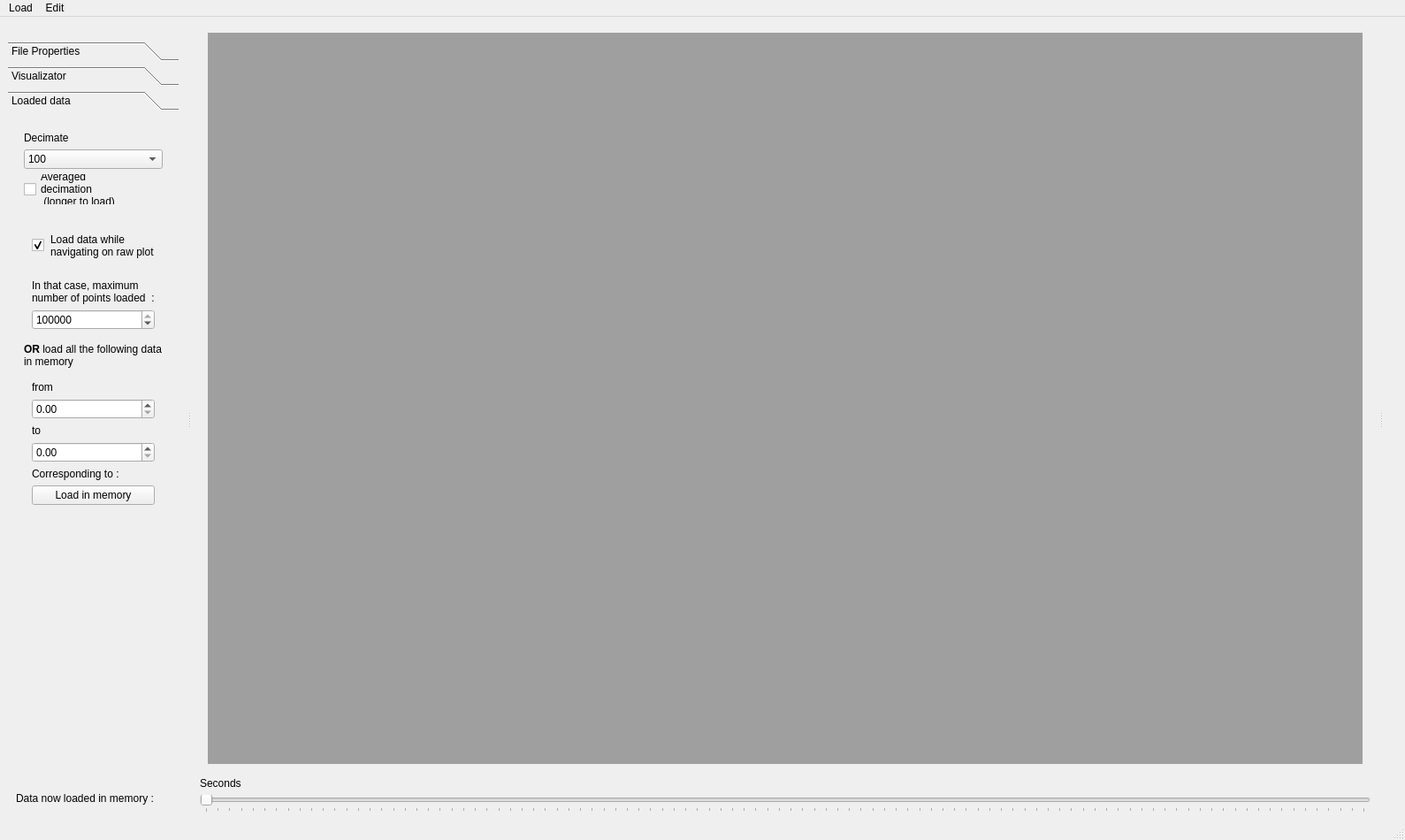
<?xml version="1.0" encoding="UTF-8"?>
<ui version="4.0">
 <class>MainWindow</class>
 <widget class="QMainWindow" name="MainWindow">
  <property name="geometry">
   <rect>
    <x>0</x>
    <y>0</y>
    <width>1589</width>
    <height>950</height>
   </rect>
  </property>
  <property name="windowTitle">
   <string>MainWindow</string>
  </property>
  <widget class="QWidget" name="centralwidget">
   <layout class="QVBoxLayout" name="verticalLayout_11">
    <item>
     <widget class="QWidget" name="widget_10" native="true">
      <layout class="QHBoxLayout" name="horizontalLayout_6">
       <item>
        <widget class="QMdiArea" name="mdiArea">
         <property name="viewMode">
          <enum>QMdiArea::SubWindowView</enum>
         </property>
         <property name="documentMode">
          <bool>true</bool>
         </property>
         <property name="tabsClosable">
          <bool>false</bool>
         </property>
         <property name="tabsMovable">
          <bool>false</bool>
         </property>
         <widget class="QWidget" name="Visualizator">
          <property name="contextMenuPolicy">
           <enum>Qt::NoContextMenu</enum>
          </property>
          <property name="windowTitle">
           <string>Raw data visualizator</string>
          </property>
          <layout class="QHBoxLayout" name="horizontalLayout">
           <item>
            <widget class="QChartView" name="rawview">
             <property name="contextMenuPolicy">
              <enum>Qt::DefaultContextMenu</enum>
             </property>
            </widget>
           </item>
          </layout>
         </widget>
        </widget>
       </item>
      </layout>
     </widget>
    </item>
    <item>
     <widget class="QLabel" name="label_10">
      <property name="text">
       <string>Seconds</string>
      </property>
     </widget>
    </item>
    <item>
     <widget class="QLabeledDoubleRangeSlider" name="DataSlider">
      <property name="tracking">
       <bool>true</bool>
      </property>
      <property name="orientation">
       <enum>Qt::Horizontal</enum>
      </property>
      <property name="invertedAppearance">
       <bool>false</bool>
      </property>
      <property name="invertedControls">
       <bool>false</bool>
      </property>
      <property name="tickPosition">
       <enum>QSlider::TicksBelow</enum>
      </property>
     </widget>
    </item>
   </layout>
  </widget>
  <widget class="QStatusBar" name="statusbar">
   <property name="sizeGripEnabled">
    <bool>true</bool>
   </property>
  </widget>
  <widget class="QDockWidget" name="dockWidget">
   <property name="minimumSize">
    <size>
     <width>145</width>
     <height>243</height>
    </size>
   </property>
   <property name="features">
    <set>QDockWidget::NoDockWidgetFeatures</set>
   </property>
   <attribute name="dockWidgetArea">
    <number>1</number>
   </attribute>
   <widget class="QWidget" name="dockWidgetContents">
    <layout class="QVBoxLayout" name="verticalLayout">
     <item>
      <widget class="QToolBox" name="toolBox_2">
       <property name="currentIndex">
        <number>2</number>
       </property>
       <widget class="QWidget" name="page_3">
        <property name="geometry">
         <rect>
          <x>0</x>
          <y>0</y>
          <width>229</width>
          <height>735</height>
         </rect>
        </property>
        <attribute name="label">
         <string>File Properties</string>
        </attribute>
        <layout class="QVBoxLayout" name="verticalLayout_2">
         <item>
          <widget class="QFrame" name="frame">
           <property name="maximumSize">
            <size>
             <width>16777215</width>
             <height>519</height>
            </size>
           </property>
           <property name="frameShape">
            <enum>QFrame::StyledPanel</enum>
           </property>
           <property name="frameShadow">
            <enum>QFrame::Raised</enum>
           </property>
           <layout class="QVBoxLayout" name="verticalLayout_3">
            <item>
             <widget class="QLabel" name="label">
              <property name="text">
               <string>**File Path**</string>
              </property>
              <property name="textFormat">
               <enum>Qt::MarkdownText</enum>
              </property>
             </widget>
            </item>
            <item>
             <widget class="QLineEdit" name="filepathdisplay">
              <property name="readOnly">
               <bool>true</bool>
              </property>
             </widget>
            </item>
            <item>
             <widget class="QLabel" name="label_2">
              <property name="text">
               <string>**Acquisition frequency**</string>
              </property>
              <property name="textFormat">
               <enum>Qt::MarkdownText</enum>
              </property>
              <property name="scaledContents">
               <bool>false</bool>
              </property>
              <property name="wordWrap">
               <bool>true</bool>
              </property>
             </widget>
            </item>
            <item>
             <widget class="QWidget" name="widget" native="true">
              <layout class="QHBoxLayout" name="horizontalLayout_3">
               <property name="leftMargin">
                <number>0</number>
               </property>
               <item>
                <widget class="QLineEdit" name="freqdisplay"/>
               </item>
               <item>
                <widget class="QLabel" name="label_4">
                 <property name="text">
                  <string>kHz</string>
                 </property>
                </widget>
               </item>
              </layout>
             </widget>
            </item>
            <item>
             <widget class="QLabel" name="label_5">
              <property name="text">
               <string>**Starting time**</string>
              </property>
              <property name="textFormat">
               <enum>Qt::MarkdownText</enum>
              </property>
              <property name="wordWrap">
               <bool>true</bool>
              </property>
             </widget>
            </item>
            <item>
             <widget class="QDateTimeEdit" name="startTimedisplay">
              <property name="readOnly">
               <bool>true</bool>
              </property>
             </widget>
            </item>
            <item>
             <widget class="QLabel" name="label_6">
              <property name="text">
               <string>**Length**</string>
              </property>
              <property name="textFormat">
               <enum>Qt::MarkdownText</enum>
              </property>
             </widget>
            </item>
            <item>
             <widget class="QWidget" name="widget_3" native="true">
              <layout class="QHBoxLayout" name="horizontalLayout_5">
               <property name="leftMargin">
                <number>0</number>
               </property>
               <item>
                <widget class="QLineEdit" name="lengthptsdisplay"/>
               </item>
               <item>
                <widget class="QLabel" name="label_7">
                 <property name="text">
                  <string>Pts</string>
                 </property>
                </widget>
               </item>
              </layout>
             </widget>
            </item>
            <item>
             <widget class="QWidget" name="widget_2" native="true">
              <layout class="QHBoxLayout" name="horizontalLayout_4">
               <property name="leftMargin">
                <number>0</number>
               </property>
               <item>
                <widget class="QLineEdit" name="lengthmindisplay"/>
               </item>
               <item>
                <widget class="QLabel" name="label_8">
                 <property name="text">
                  <string>minutes</string>
                 </property>
                </widget>
               </item>
              </layout>
             </widget>
            </item>
            <item>
             <widget class="QLabel" name="label_3">
              <property name="text">
               <string>**Number of TDMS groups in  file**</string>
              </property>
              <property name="textFormat">
               <enum>Qt::MarkdownText</enum>
              </property>
              <property name="wordWrap">
               <bool>true</bool>
              </property>
             </widget>
            </item>
            <item>
             <widget class="QLineEdit" name="groupnbdisplay"/>
            </item>
           </layout>
          </widget>
         </item>
        </layout>
       </widget>
       <widget class="QWidget" name="page_4">
        <property name="geometry">
         <rect>
          <x>0</x>
          <y>0</y>
          <width>127</width>
          <height>719</height>
         </rect>
        </property>
        <attribute name="label">
         <string>Visualizator</string>
        </attribute>
        <layout class="QVBoxLayout" name="verticalLayout_4">
         <item>
          <widget class="QFrame" name="frame_2">
           <property name="frameShape">
            <enum>QFrame::StyledPanel</enum>
           </property>
           <property name="frameShadow">
            <enum>QFrame::Raised</enum>
           </property>
           <layout class="QVBoxLayout" name="verticalLayout_5">
            <item>
             <widget class="QWidget" name="widget_5" native="true">
              <layout class="QVBoxLayout" name="verticalLayout_7">
               <item>
                <widget class="QLabel" name="labelchannel0">
                 <property name="text">
                  <string>TextLabel</string>
                 </property>
                </widget>
               </item>
               <item>
                <widget class="QComboBox" name="pol0">
                 <property name="editable">
                  <bool>false</bool>
                 </property>
                 <item>
                  <property name="text">
                   <string>90</string>
                  </property>
                 </item>
                 <item>
                  <property name="text">
                   <string>0</string>
                  </property>
                 </item>
                 <item>
                  <property name="text">
                   <string>45</string>
                  </property>
                 </item>
                 <item>
                  <property name="text">
                   <string>135</string>
                  </property>
                 </item>
                </widget>
               </item>
              </layout>
             </widget>
            </item>
            <item>
             <widget class="QWidget" name="widget_6" native="true">
              <layout class="QVBoxLayout" name="verticalLayout_8">
               <item>
                <widget class="QLabel" name="labelchannel1">
                 <property name="text">
                  <string>TextLabel</string>
                 </property>
                </widget>
               </item>
               <item>
                <widget class="QComboBox" name="pol1">
                 <property name="editable">
                  <bool>false</bool>
                 </property>
                 <item>
                  <property name="text">
                   <string>45</string>
                  </property>
                 </item>
                 <item>
                  <property name="text">
                   <string>135</string>
                  </property>
                 </item>
                 <item>
                  <property name="text">
                   <string>0</string>
                  </property>
                 </item>
                 <item>
                  <property name="text">
                   <string>90</string>
                  </property>
                 </item>
                </widget>
               </item>
              </layout>
             </widget>
            </item>
            <item>
             <widget class="QWidget" name="widget_4" native="true">
              <layout class="QVBoxLayout" name="verticalLayout_6">
               <item>
                <widget class="QLabel" name="labelchannel2">
                 <property name="text">
                  <string>TextLabel</string>
                 </property>
                </widget>
               </item>
               <item>
                <widget class="QComboBox" name="pol2">
                 <property name="editable">
                  <bool>false</bool>
                 </property>
                 <item>
                  <property name="text">
                   <string>135</string>
                  </property>
                 </item>
                 <item>
                  <property name="text">
                   <string>45</string>
                  </property>
                 </item>
                 <item>
                  <property name="text">
                   <string>0</string>
                  </property>
                 </item>
                 <item>
                  <property name="text">
                   <string>90</string>
                  </property>
                 </item>
                </widget>
               </item>
              </layout>
             </widget>
            </item>
            <item>
             <widget class="QWidget" name="widget_7" native="true">
              <layout class="QVBoxLayout" name="verticalLayout_9">
               <item>
                <widget class="QLabel" name="labelchannel3">
                 <property name="text">
                  <string>Visible</string>
                 </property>
                </widget>
               </item>
               <item>
                <widget class="QComboBox" name="pol3">
                 <property name="editable">
                  <bool>false</bool>
                 </property>
                 <item>
                  <property name="text">
                   <string>0</string>
                  </property>
                 </item>
                 <item>
                  <property name="text">
                   <string>45</string>
                  </property>
                 </item>
                 <item>
                  <property name="text">
                   <string>90</string>
                  </property>
                 </item>
                 <item>
                  <property name="text">
                   <string>135</string>
                  </property>
                 </item>
                </widget>
               </item>
              </layout>
             </widget>
            </item>
           </layout>
          </widget>
         </item>
        </layout>
       </widget>
       <widget class="QWidget" name="page_5">
        <property name="geometry">
         <rect>
          <x>-9</x>
          <y>0</y>
          <width>153</width>
          <height>702</height>
         </rect>
        </property>
        <attribute name="label">
         <string>Loaded data</string>
        </attribute>
        <layout class="QGridLayout" name="gridLayout">
         <item row="1" column="0">
          <widget class="QWidget" name="widget_8" native="true">
           <property name="maximumSize">
            <size>
             <width>16777215</width>
             <height>100</height>
            </size>
           </property>
           <layout class="QVBoxLayout" name="verticalLayout_10">
            <item>
             <widget class="QLabel" name="label_9">
              <property name="maximumSize">
               <size>
                <width>16777215</width>
                <height>100</height>
               </size>
              </property>
              <property name="text">
               <string>Decimate</string>
              </property>
             </widget>
            </item>
            <item>
             <widget class="QComboBox" name="decimatebox">
              <property name="currentText">
               <string>100</string>
              </property>
              <item>
               <property name="text">
                <string>100</string>
               </property>
              </item>
              <item>
               <property name="text">
                <string>50</string>
               </property>
              </item>
              <item>
               <property name="text">
                <string>20</string>
               </property>
              </item>
              <item>
               <property name="text">
                <string>10</string>
               </property>
              </item>
              <item>
               <property name="text">
                <string>5</string>
               </property>
              </item>
              <item>
               <property name="text">
                <string>2</string>
               </property>
              </item>
              <item>
               <property name="text">
                <string>1</string>
               </property>
              </item>
              <item>
               <property name="text">
                <string/>
               </property>
              </item>
             </widget>
            </item>
            <item>
             <widget class="QCheckBox" name="decimation_averaged">
              <property name="text">
               <string>Averaged 
decimation 
 (longer to load)</string>
              </property>
             </widget>
            </item>
           </layout>
          </widget>
         </item>
         <item row="4" column="0">
          <widget class="QWidget" name="widget_9" native="true"/>
         </item>
         <item row="2" column="0">
          <widget class="QWidget" name="widget_12" native="true">
           <layout class="QVBoxLayout" name="verticalLayout_14">
            <item>
             <widget class="QWidget" name="widget_14" native="true">
              <layout class="QHBoxLayout" name="horizontalLayout_2">
               <item>
                <widget class="QCheckBox" name="button_load_as_seen">
                 <property name="text">
                  <string/>
                 </property>
                 <property name="checked">
                  <bool>true</bool>
                 </property>
                </widget>
               </item>
               <item>
                <widget class="QLabel" name="label_15">
                 <property name="text">
                  <string>Load data while navigating on raw plot</string>
                 </property>
                 <property name="wordWrap">
                  <bool>true</bool>
                 </property>
                </widget>
               </item>
              </layout>
             </widget>
            </item>
            <item>
             <widget class="QWidget" name="widget_13" native="true">
              <layout class="QVBoxLayout" name="verticalLayout_15">
               <item>
                <widget class="QLabel" name="label_14">
                 <property name="text">
                  <string>In that case, maximum number of points loaded  :</string>
                 </property>
                 <property name="wordWrap">
                  <bool>true</bool>
                 </property>
                </widget>
               </item>
               <item>
                <widget class="QSpinBox" name="max_size">
                 <property name="maximum">
                  <number>10000000</number>
                 </property>
                 <property name="value">
                  <number>100000</number>
                 </property>
                </widget>
               </item>
              </layout>
             </widget>
            </item>
            <item>
             <widget class="QLabel" name="label_11">
              <property name="text">
               <string>&lt;b&gt;OR &lt;/b&gt; load all the following data in memory</string>
              </property>
              <property name="wordWrap">
               <bool>true</bool>
              </property>
             </widget>
            </item>
            <item>
             <widget class="QWidget" name="widget_11" native="true">
              <layout class="QVBoxLayout" name="verticalLayout_13">
               <item>
                <widget class="QLabel" name="label_12">
                 <property name="text">
                  <string>from</string>
                 </property>
                </widget>
               </item>
               <item>
                <widget class="QDoubleSpinBox" name="start_load_in_mem"/>
               </item>
               <item>
                <widget class="QLabel" name="label_13">
                 <property name="text">
                  <string>to</string>
                 </property>
                </widget>
               </item>
               <item>
                <widget class="QDoubleSpinBox" name="stop_load_in_mem"/>
               </item>
               <item>
                <widget class="QLabel" name="nb_points_to_load_in_mem">
                 <property name="text">
                  <string>Corresponding to :</string>
                 </property>
                </widget>
               </item>
               <item>
                <widget class="QPushButton" name="loadinmem">
                 <property name="text">
                  <string>Load in memory</string>
                 </property>
                </widget>
               </item>
              </layout>
             </widget>
            </item>
           </layout>
          </widget>
         </item>
        </layout>
       </widget>
      </widget>
     </item>
     <item>
      <widget class="QWidget" name="widget_15" native="true">
       <layout class="QVBoxLayout" name="verticalLayout_16">
        <item>
         <widget class="QLabel" name="info_data_loaded">
          <property name="text">
           <string>Data now loaded in memory :</string>
          </property>
          <property name="wordWrap">
           <bool>true</bool>
          </property>
         </widget>
        </item>
       </layout>
      </widget>
     </item>
    </layout>
   </widget>
  </widget>
  <widget class="QMenuBar" name="menuBar">
   <property name="geometry">
    <rect>
     <x>0</x>
     <y>0</y>
     <width>1589</width>
     <height>22</height>
    </rect>
   </property>
   <widget class="QMenu" name="menuLoad">
    <property name="title">
     <string>Load</string>
    </property>
    <addaction name="actionModule"/>
   </widget>
   <widget class="QMenu" name="menuEdit">
    <property name="title">
     <string>Edit</string>
    </property>
    <addaction name="actionEdit_Matrix"/>
    <addaction name="actionChoose_Matrix"/>
   </widget>
   <addaction name="menuLoad"/>
   <addaction name="menuEdit"/>
  </widget>
  <widget class="QDockWidget" name="dockanalysis">
   <property name="features">
    <set>QDockWidget::NoDockWidgetFeatures</set>
   </property>
   <attribute name="dockWidgetArea">
    <number>2</number>
   </attribute>
   <widget class="QWidget" name="dockWidgetContents_3">
    <layout class="QVBoxLayout" name="verticalLayout_12"/>
   </widget>
  </widget>
  <action name="actionModule">
   <property name="text">
    <string>Module</string>
   </property>
  </action>
  <action name="actionEdit_Matrix">
   <property name="text">
    <string>Edit Matrix</string>
   </property>
  </action>
  <action name="actionChoose_Matrix">
   <property name="text">
    <string>Choose Matrix</string>
   </property>
  </action>
 </widget>
 <customwidgets>
  <customwidget>
   <class>QChartView</class>
   <extends>QGraphicsView</extends>
   <header>PyQt6.QtCharts</header>
   <slots>
    <slot>setvisible0(int)</slot>
   </slots>
  </customwidget>
  <customwidget>
   <class>QLabeledDoubleRangeSlider</class>
   <extends>QSlider</extends>
   <header>superqt</header>
  </customwidget>
 </customwidgets>
 <resources/>
 <connections>
  <connection>
   <sender>actionModule</sender>
   <signal>triggered()</signal>
   <receiver>MainWindow</receiver>
   <slot>load_module_menu()</slot>
   <hints>
    <hint type="sourcelabel">
     <x>-1</x>
     <y>-1</y>
    </hint>
    <hint type="destinationlabel">
     <x>664</x>
     <y>369</y>
    </hint>
   </hints>
  </connection>
  <connection>
   <sender>actionEdit_Matrix</sender>
   <signal>triggered()</signal>
   <receiver>MainWindow</receiver>
   <slot>edit_matrix_menu()</slot>
   <hints>
    <hint type="sourcelabel">
     <x>-1</x>
     <y>-1</y>
    </hint>
    <hint type="destinationlabel">
     <x>664</x>
     <y>369</y>
    </hint>
   </hints>
  </connection>
  <connection>
   <sender>actionChoose_Matrix</sender>
   <signal>triggered()</signal>
   <receiver>MainWindow</receiver>
   <slot>choose_matrix_menu()</slot>
   <hints>
    <hint type="sourcelabel">
     <x>-1</x>
     <y>-1</y>
    </hint>
    <hint type="destinationlabel">
     <x>664</x>
     <y>369</y>
    </hint>
   </hints>
  </connection>
 </connections>
 <slots>
  <slot>load_module_menu()</slot>
  <slot>edit_matrix_menu()</slot>
  <slot>choose_matrix_menu()</slot>
 </slots>
</ui>
